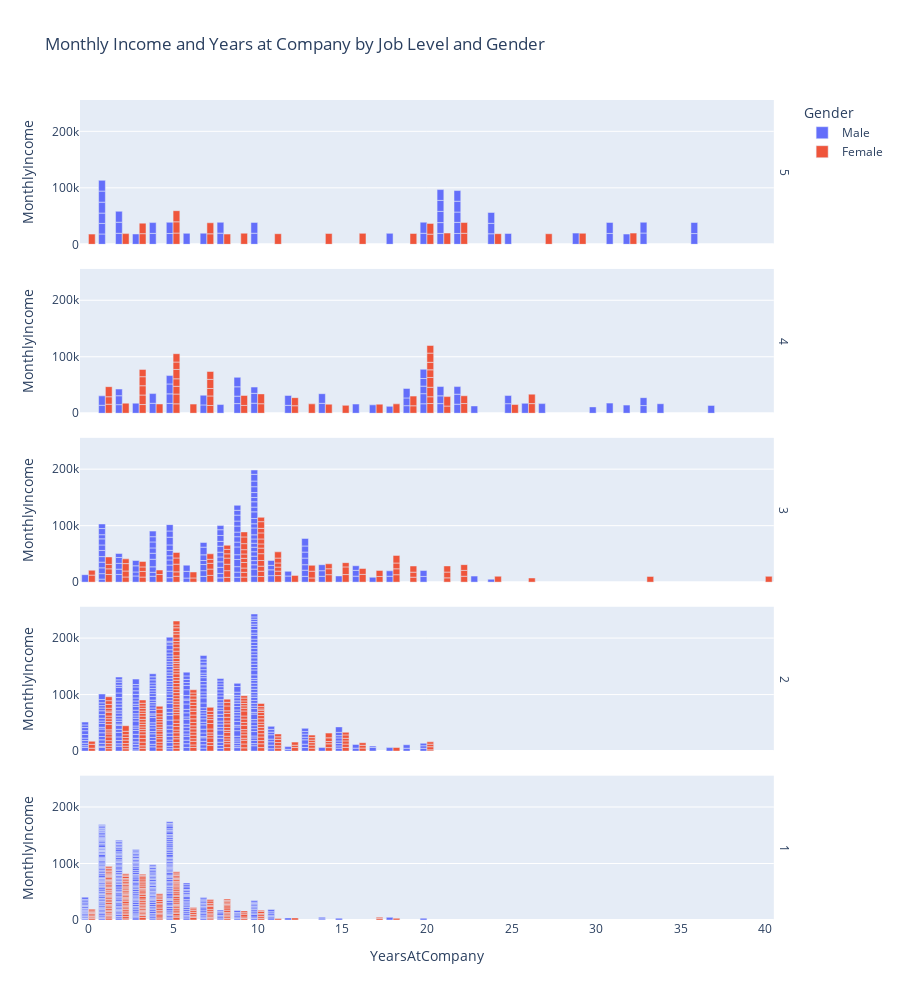

This figure's notebook cell:
### Markdown cell above
The next plot shows the relation between Monthly Income and Years at the Company. </br>
Each rows represents a Job Level category, starting at the top.</br>
The colors represents each gender.

### Code cell
fig = px.bar(
            df,  
            x='YearsAtCompany', 
            y='MonthlyIncome',
            color='Gender',
            barmode='group',
            facet_row='JobLevel',
            title='Monthly Income and Years at Company by Job Level and Gender',
            height=1000,
            )

fig.for_each_annotation(lambda a: a.update(text=a.text.split("=")[-1]))
fig.show()

### Figure 1 — Plotly figure (JSON) as saved in the notebook; plotly's stock layout.template omitted (floating-point values rounded to 4 significant figures; data arrays with more than 128 entries replaced by an {"elided": "..."} marker saying what was removed)
{"data": [{"alignmentgroup": "True", "hovertemplate": "Gender=Male<br>JobLevel=5<br>YearsAtCompany=%{x}<br>MonthlyIncome=%{y}<extra></extra>", "legendgroup": "Male", "marker": {"color": "#636efa", "pattern": {"shape": ""}}, "name": "Male", "offsetgroup": "Male", "orientation": "v", "showlegend": true, "textposition": "auto", "type": "bar", "x": [20, 33, 22, 18, 24, 31, 36, 29, 22, 21, 31, 22, 25, 10, 21, 21, 33, 21, 22, 24, 20, 8, 21, 36, 22, 32, 10, 5, 7, 3, 4, 2, 5, 2, 4, 8, 2, 24, 1, 1, 1, 1, 1, 1, 6], "xaxis": "x5", "y": [19537, 19999, 19232, 19419, 18722, 19246, 19045, 19847, 19665, 19272, 19502, 18213, 19190, 19636, 19197, 19833, 19068, 19436, 19189, 18430, 19626, 19740, 19141, 19586, 18880, 18200, 19144, 19161, 19717, 18300, 19406, 19513, 19859, 19627, 19081, 19237, 19328, 19202, 18303, 18711, 18265, 19331, 19613, 19038, 19431], "yaxis": "y5"}, {"alignmentgroup": "True", "hovertemplate": "Gender=Male<br>JobLevel=4<br>YearsAtCompany=%{x}<br>MonthlyIncome=%{y}<extra></extra>", "legendgroup": "Male", "marker": {"color": "#636efa", "pattern": {"shape": ""}}, "name": "Male", "offsetgroup": "Male", "orientation": "v", "showlegend": false, "textposition": "auto", "type": "bar", "x": [19, 17, 25, 12, 37, 22, 25, 27, 14, 21, 12, 21, 10, 33, 33, 16, 20, 9, 10, 9, 20, 9, 14, 30, 20, 20, 10, 9, 18, 19, 7, 21, 8, 19, 7, 34, 31, 22, 20, 32, 23, 5, 5, 22, 5, 4, 3, 2, 2, 5, 4, 1, 1, 2, 26], "xaxis": "x4", "y": [13402, 14852, 16959, 13973, 13872, 16015, 14336, 17046, 17603, 17068, 17465, 13758, 17779, 13577, 14026, 16291, 16792, 17099, 17444, 13120, 17861, 16598, 17007, 11245, 13341, 13496, 11103, 16756, 12169, 13695, 14732, 16437, 15379, 16823, 17181, 16856, 17924, 17665, 16328, 14411, 12936, 17399, 16885, 13503, 17584, 17639, 17861, 15202, 15787, 14814, 17159, 14118, 16627, 11836, 17567], "yaxis": "y4"}, {"alignmentgroup": "True", "hovertemplate": "Gender=Male<br>JobLevel=3<br>YearsAtCompany=%{x}<br>MonthlyIncome=%{y}<extra></extra>", "legendgroup": "Male", "marker": {"color": "#636efa", "pattern": {"shape": ""}}, "name": "Male", "offsetgroup": "Male", "orientation": "v", "showlegend": false, "textposition": "auto", "type": "bar", "x": [23, 17, 18, 13, 12, 15, 16, 18, 11, 13, 11, 10, 10, 11, 24, 13, 10, 10, 13, 10, 10, 10, 10, 10, 9, 9, 9, 10, 14, 11, 10, 13, 9, 9, 9, 20, 10, 10, 12, 9, 14, 9, 9, 10, 10, 8, 10, 9, 9, 10, 16, 8, 8, 10, 8, 8, 7, 9, 8, 9, 13, 7, 7, 8, 7, 13, 8, 7, 16, 7, 20, 8, 7, 10, 9, 8, 6, 5, 5, 5, 8, 6, 5, 6, 5, 5, 4, 10, 4, 4, 4, 5, 5, 4, 4, 2, 5, 10, 3, 3, 4, 2, 2, 5, 4, 2, 3, 14, 3, 1, 4, 1, 0, 1, 1, 1, 1, 10, 1, 1, 1, 2, 1, 1], "xaxis": "x3", "y": [10748, 8633, 10475, 10306, 10855, 10999, 10609, 9613, 11510, 10903, 10322, 10673, 12490, 8020, 5210, 9699, 7596, 7406, 11691, 7823, 7898, 7988, 7083, 7510, 8726, 9069, 9619, 7295, 10400, 8474, 12185, 10648, 12808, 8380, 13757, 10124, 7441, 9241, 8321, 8578, 9888, 9526, 8189, 11849, 8392, 7632, 9434, 10725, 8793, 7587, 10325, 7880, 10845, 8722, 9582, 8740, 10274, 10512, 8446, 8500, 10793, 10096, 10851, 10466, 7140, 13348, 8628, 9991, 8095, 13610, 10482, 10445, 8237, 10368, 8834, 10221, 7260, 7969, 11557, 10761, 7264, 11904, 9094, 10920, 7428, 9439, 10496, 9980, 7005, 9610, 13464, 9713, 13664, 10650, 9396, 13675, 10965, 11935, 10976, 7119, 10596, 9362, 10209, 11244, 9250, 10448, 10854, 10609, 9380, 5381, 9884, 9724, 13245, 10239, 10048, 9824, 10932, 7642, 9705, 10798, 7351, 7082, 10883, 8161], "yaxis": "y3"}, {"alignmentgroup": "True", "hovertemplate": "Gender=Male<br>JobLevel=2<br>YearsAtCompany=%{x}<br>MonthlyIncome=%{y}<extra></extra>", "legendgroup": "Male", "marker": {"color": "#636efa", "pattern": {"shape": ""}}, "name": "Male", "offsetgroup": "Male", "orientation": "v", "showlegend": false, "textposition": "auto", "type": "bar", "x": {"elided": "314 int values"}, "xaxis": "x2", "y": {"elided": "314 int values"}, "yaxis": "y2"}, {"alignmentgroup": "True", "hovertemplate": "Gender=Male<br>JobLevel=1<br>YearsAtCompany=%{x}<br>MonthlyIncome=%{y}<extra></extra>", "legendgroup": "Male", "marker": {"color": "#636efa", "pattern": {"shape": ""}}, "name": "Male", "offsetgroup": "Male", "orientation": "v", "showlegend": false, "textposition": "auto", "type": "bar", "x": {"elided": "344 int values"}, "xaxis": "x", "y": {"elided": "344 int values"}, "yaxis": "y"}, {"alignmentgroup": "True", "hovertemplate": "Gender=Female<br>JobLevel=5<br>YearsAtCompany=%{x}<br>MonthlyIncome=%{y}<extra></extra>", "legendgroup": "Female", "marker": {"color": "#EF553B", "pattern": {"shape": ""}}, "name": "Female", "offsetgroup": "Female", "orientation": "v", "showlegend": true, "textposition": "auto", "type": "bar", "x": [21, 22, 20, 32, 14, 16, 24, 19, 20, 29, 9, 7, 22, 5, 11, 27, 8, 2, 3, 3, 5, 5, 7, 0], "xaxis": "x5", "y": [19973, 19545, 18041, 19845, 19094, 19392, 18824, 19187, 19033, 19566, 19701, 18606, 19049, 19926, 18789, 18740, 18172, 18947, 18844, 18665, 19943, 19658, 19517, 18061], "yaxis": "y5"}, {"alignmentgroup": "True", "hovertemplate": "Gender=Female<br>JobLevel=4<br>YearsAtCompany=%{x}<br>MonthlyIncome=%{y}<extra></extra>", "legendgroup": "Female", "marker": {"color": "#EF553B", "pattern": {"shape": ""}}, "name": "Female", "offsetgroup": "Female", "orientation": "v", "showlegend": false, "textposition": "auto", "type": "bar", "x": [20, 19, 22, 18, 26, 26, 17, 13, 12, 15, 10, 12, 19, 14, 20, 25, 9, 10, 7, 7, 7, 7, 20, 20, 20, 20, 20, 21, 21, 20, 5, 5, 5, 9, 5, 5, 3, 22, 2, 3, 5, 3, 4, 3, 3, 7, 6, 5, 1, 1, 1], "xaxis": "x4", "y": [17169, 13225, 17174, 16595, 17048, 16752, 16064, 16606, 13320, 13966, 16835, 14275, 17123, 16032, 12031, 15427, 13826, 17426, 13734, 16872, 13212, 16124, 16799, 17328, 13570, 13237, 16307, 12742, 16704, 13525, 16659, 17328, 13726, 17650, 13247, 16555, 15402, 13770, 17856, 16880, 13142, 16422, 16413, 15972, 12965, 13964, 16184, 14756, 15992, 13194, 17875], "yaxis": "y4"}, {"alignmentgroup": "True", "hovertemplate": "Gender=Female<br>JobLevel=3<br>YearsAtCompany=%{x}<br>MonthlyIncome=%{y}<extra></extra>", "legendgroup": "Female", "marker": {"color": "#EF553B", "pattern": {"shape": ""}}, "name": "Female", "offsetgroup": "Female", "orientation": "v", "showlegend": false, "textposition": "auto", "type": "bar", "x": [21, 18, 18, 15, 17, 17, 22, 24, 18, 13, 15, 14, 22, 16, 11, 40, 11, 16, 14, 10, 10, 10, 11, 26, 19, 10, 9, 10, 9, 9, 14, 11, 10, 10, 11, 13, 9, 19, 10, 7, 8, 9, 7, 8, 10, 8, 15, 9, 8, 18, 7, 21, 10, 7, 8, 33, 8, 7, 8, 11, 9, 12, 22, 19, 10, 21, 6, 10, 9, 5, 5, 4, 2, 5, 3, 3, 2, 5, 13, 4, 3, 2, 3, 9, 1, 1, 0, 1, 6, 1, 2, 5, 0, 9], "xaxis": "x3", "y": [7637, 13206, 10435, 13458, 10096, 10685, 10447, 10453, 10266, 7484, 13582, 13269, 10333, 13744, 11631, 10312, 7918, 10388, 10422, 9980, 9419, 8943, 7143, 7403, 8823, 10008, 8998, 12061, 8412, 7654, 8858, 7336, 9852, 7446, 8606, 11957, 9738, 8865, 8789, 11996, 8621, 7412, 11159, 11713, 10739, 11416, 7525, 7655, 10820, 13499, 10252, 10231, 7978, 7094, 7553, 10169, 7879, 9667, 7314, 11031, 7644, 11994, 10248, 10938, 11878, 10880, 7491, 7639, 10686, 10502, 7756, 13549, 9208, 13603, 9071, 9950, 10527, 10934, 10377, 7945, 8008, 13116, 9637, 11916, 13591, 9985, 12504, 7861, 10552, 13191, 8376, 9756, 8564, 8837], "yaxis": "y3"}, {"alignmentgroup": "True", "hovertemplate": "Gender=Female<br>JobLevel=2<br>YearsAtCompany=%{x}<br>MonthlyIncome=%{y}<extra></extra>", "legendgroup": "Female", "marker": {"color": "#EF553B", "pattern": {"shape": ""}}, "name": "Female", "offsetgroup": "Female", "orientation": "v", "showlegend": false, "textposition": "auto", "type": "bar", "x": {"elided": "220 int values"}, "xaxis": "x2", "y": {"elided": "220 int values"}, "yaxis": "y2"}, {"alignmentgroup": "True", "hovertemplate": "Gender=Female<br>JobLevel=1<br>YearsAtCompany=%{x}<br>MonthlyIncome=%{y}<extra></extra>", "legendgroup": "Female", "marker": {"color": "#EF553B", "pattern": {"shape": ""}}, "name": "Female", "offsetgroup": "Female", "orientation": "v", "showlegend": false, "textposition": "auto", "type": "bar", "x": {"elided": "199 int values"}, "xaxis": "x", "y": {"elided": "199 int values"}, "yaxis": "y"}], "layout": {"annotations": [{"font": {}, "showarrow": false, "text": "1", "textangle": 90, "x": 0.98, "xanchor": "left", "xref": "paper", "y": 0.088, "yanchor": "middle", "yref": "paper"}, {"font": {}, "showarrow": false, "text": "2", "textangle": 90, "x": 0.98, "xanchor": "left", "xref": "paper", "y": 0.294, "yanchor": "middle", "yref": "paper"}, {"font": {}, "showarrow": false, "text": "3", "textangle": 90, "x": 0.98, "xanchor": "left", "xref": "paper", "y": 0.5, "yanchor": "middle", "yref": "paper"}, {"font": {}, "showarrow": false, "text": "4", "textangle": 90, "x": 0.98, "xanchor": "left", "xref": "paper", "y": 0.706, "yanchor": "middle", "yref": "paper"}, {"font": {}, "showarrow": false, "text": "5", "textangle": 90, "x": 0.98, "xanchor": "left", "xref": "paper", "y": 0.912, "yanchor": "middle", "yref": "paper"}], "barmode": "group", "height": 1000, "legend": {"title": {"text": "Gender"}, "tracegroupgap": 0}, "title": {"text": "Monthly Income and Years at Company by Job Level and Gender"}, "xaxis": {"anchor": "y", "domain": [0, 0.98], "title": {"text": "YearsAtCompany"}}, "xaxis2": {"anchor": "y2", "domain": [0, 0.98], "matches": "x", "showticklabels": false}, "xaxis3": {"anchor": "y3", "domain": [0, 0.98], "matches": "x", "showticklabels": false}, "xaxis4": {"anchor": "y4", "domain": [0, 0.98], "matches": "x", "showticklabels": false}, "xaxis5": {"anchor": "y5", "domain": [0, 0.98], "matches": "x", "showticklabels": false}, "yaxis": {"anchor": "x", "domain": [0, 0.176], "title": {"text": "MonthlyIncome"}}, "yaxis2": {"anchor": "x2", "domain": [0.206, 0.382], "matches": "y", "title": {"text": "MonthlyIncome"}}, "yaxis3": {"anchor": "x3", "domain": [0.412, 0.588], "matches": "y", "title": {"text": "MonthlyIncome"}}, "yaxis4": {"anchor": "x4", "domain": [0.618, 0.794], "matches": "y", "title": {"text": "MonthlyIncome"}}, "yaxis5": {"anchor": "x5", "domain": [0.824, 1], "matches": "y", "title": {"text": "MonthlyIncome"}}}}
